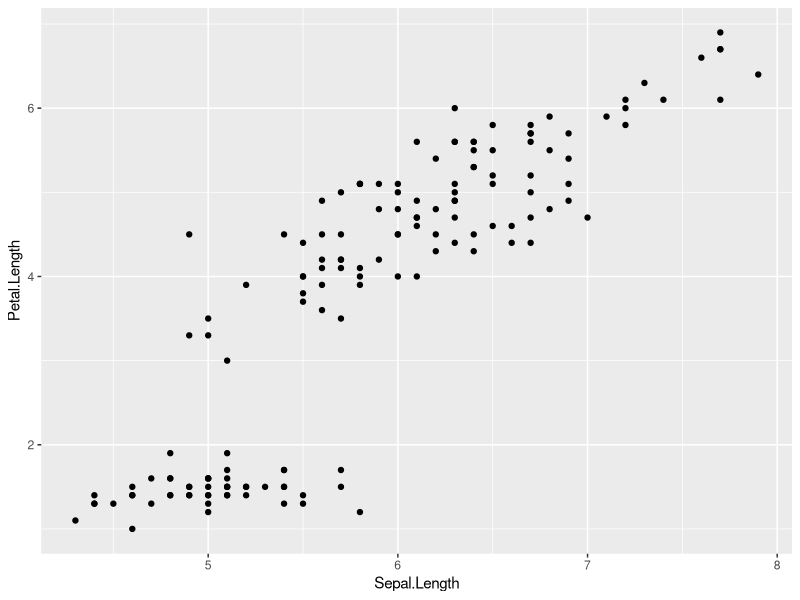
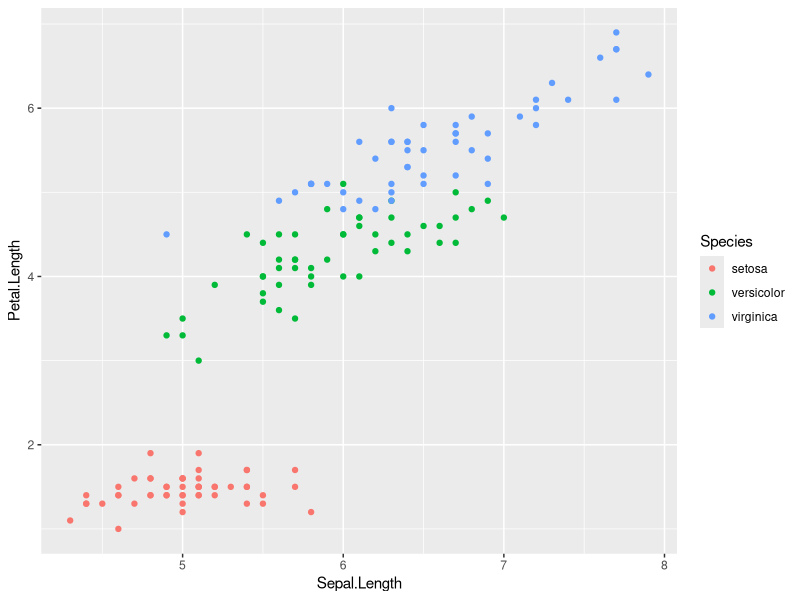
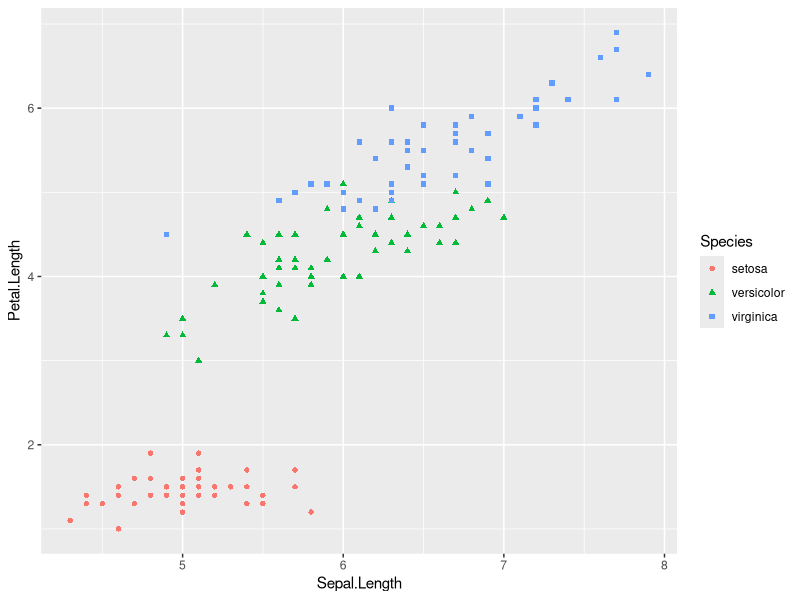
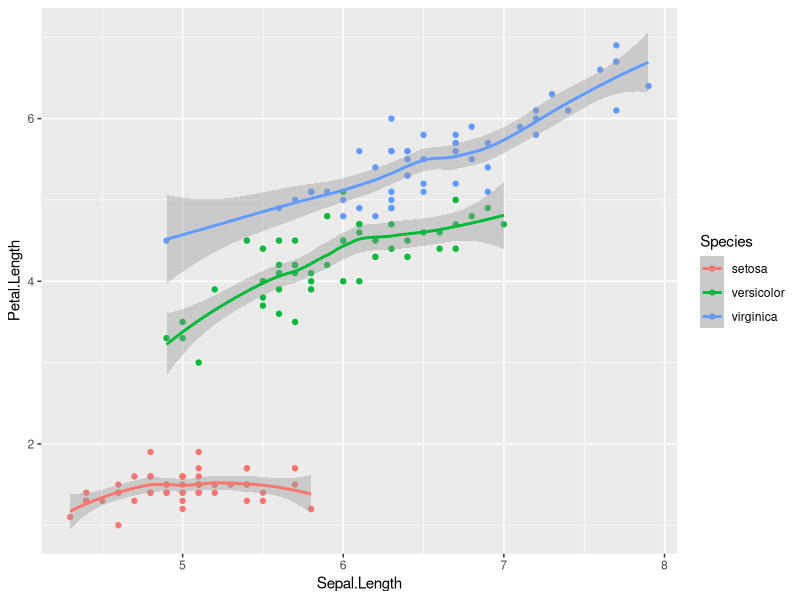
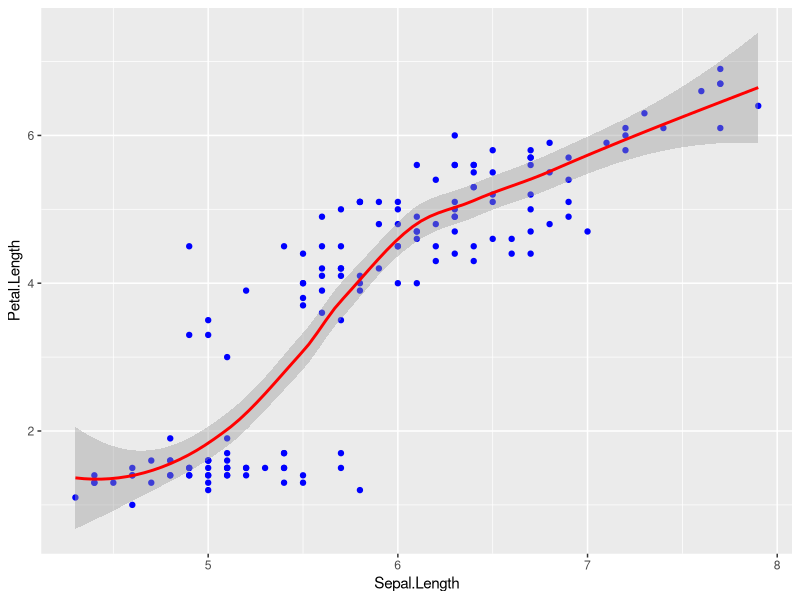
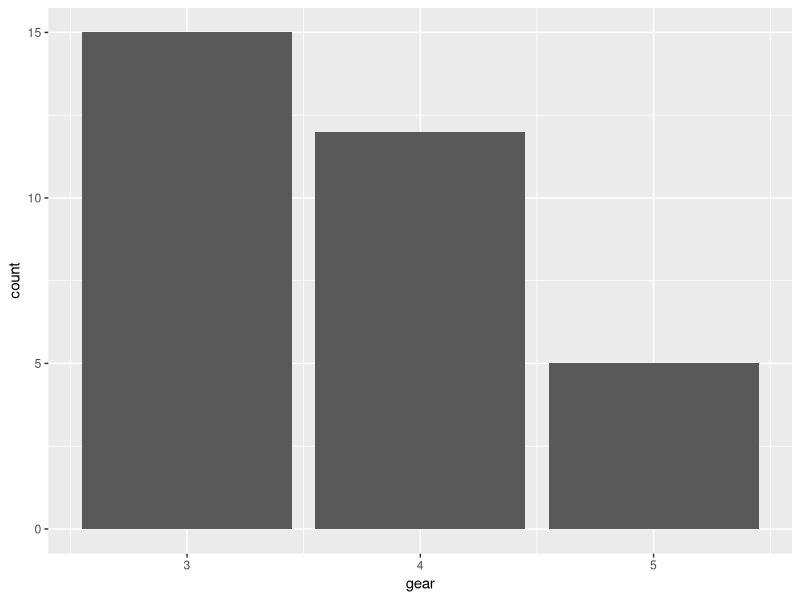
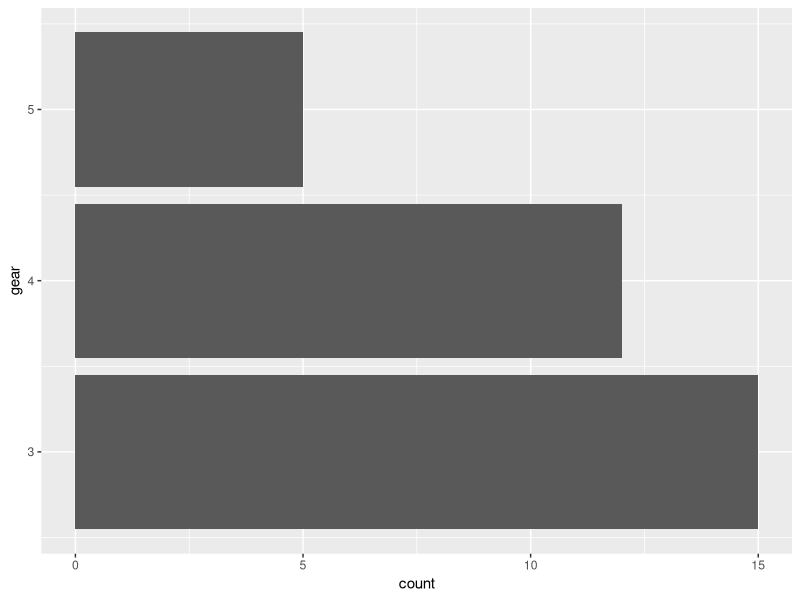
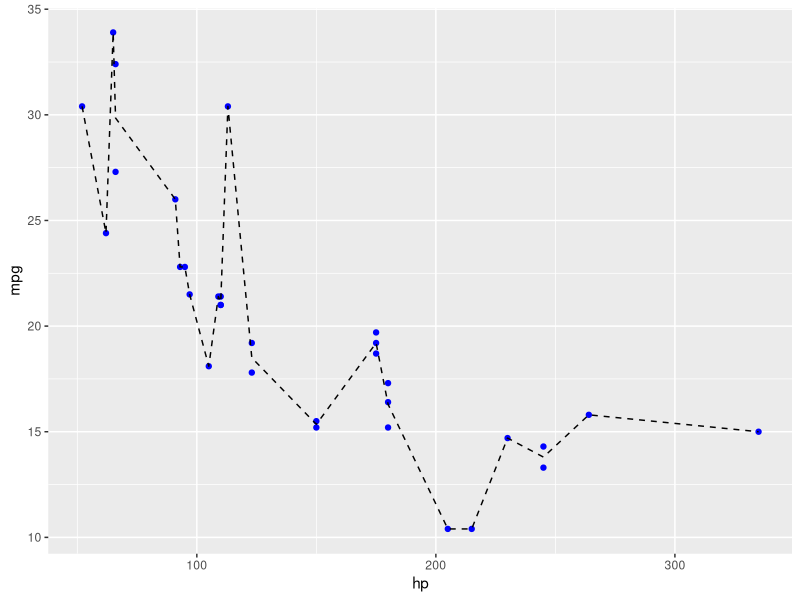

The R script that drew these images, in order:
library(ggplot2)

data(iris)
head(iris)

# scatter plot
ggplot(iris) +
    geom_point(aes(x = Sepal.Length, y = Petal.Length))
# scatter plot and colors
ggplot(iris) +
    geom_point(aes(x = Sepal.Length, y = Petal.Length, col = Species))
# scatter plot, colors and shapes
ggplot(iris) +
    geom_point(aes(x = Sepal.Length, y = Petal.Length, col = Species, shape = Species))
# simple trends and approximations using geom_smooth()
ggplot(iris, aes(x = Sepal.Length, y = Petal.Length, col = Species)) +
    geom_point() +
    geom_smooth()
# whole trend
ggplot(iris, aes(x = Sepal.Length, y = Petal.Length, col = Species)) +
    geom_point(color = "blue") +
    geom_smooth(color = "red")

## MT Cars
data(mtcars)
library(tidyverse)
print(head(mtcars))
# bar
ggplot(mtcars, aes(x = gear)) + geom_bar()
# bar flip
ggplot(mtcars, aes(x = gear)) + geom_bar() + coord_flip()

ggplot(mtcars, aes(hp, mpg)) + 
    geom_point(color = "blue") +
    stat_summary(fun.y = "mean", geom = "line", linetype = "dashed")

ggplot(mtcars, aes(hp, mpg)) +
    geom_point(color = "blue") +
    geom_rug(show.legend = FALSE) +
    stat_summary(fun.y = "mean", geom = "line", linetype = "dashed")

# Histogram
ggplot(mtcars, aes(x = mpg)) +
    geom_histogram()
# Box Plot
ggplot(mtcars, aes(x = as.factor(cyl), y = mpg)) +
    geom_boxplot()
# Violin Plot
ggplot(mtcars, aes(factor(cyl), mpg)) +
    geom_violin(aes(fill = cyl))
# Pie Chart
ggplot(mtcars, aes(x = "", y = mpg, fill = cyl)) +
    geom_bar(stat = "identity", width = 1) +
    coord_polar("y", start = 0)

mtcars %>%
    dplyr::group_by(cyl) %>%
    dplyr::summarize(mpg = median(mpg)) %>%
    ggplot(aes(x = cyl, y = mpg)) +
    geom_col(aes(fill = cyl), color = NA) +
    labs(x = "", y = "Median mpg") +
    coord_polar()
